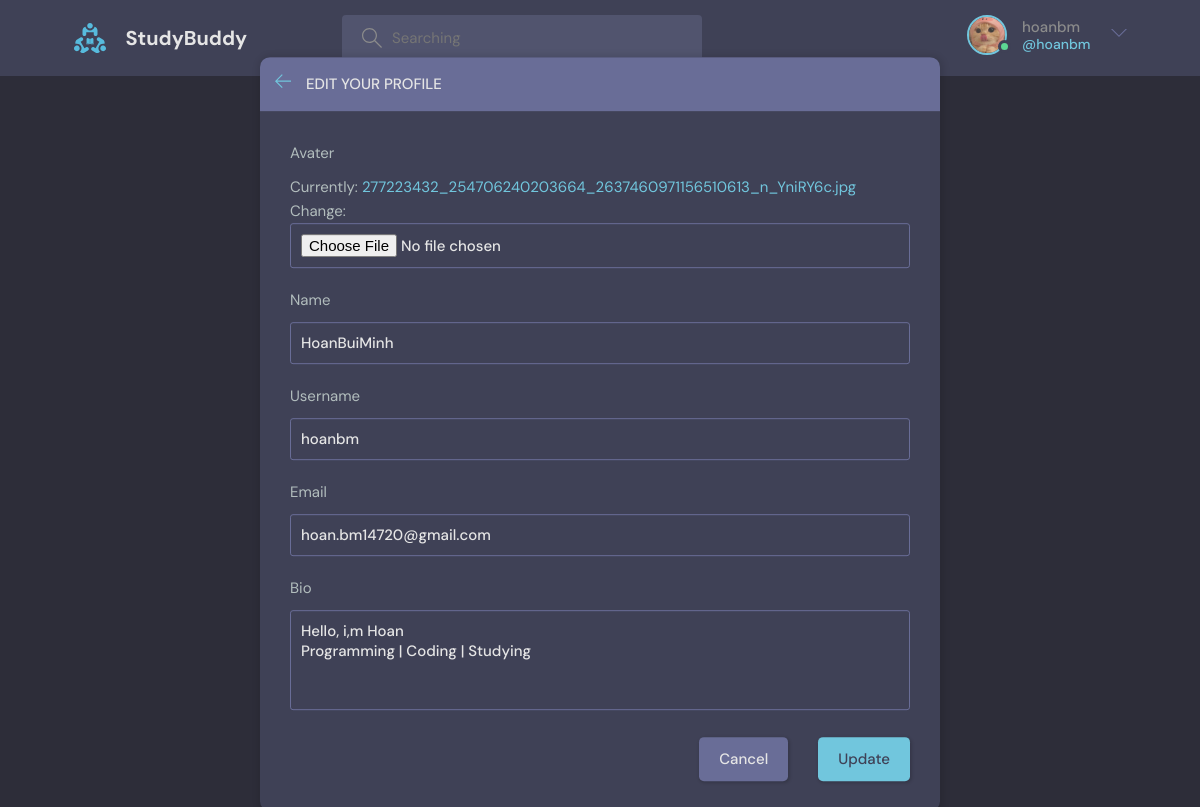
The page /update-user/ (signed in) on the database its author committed.
### home/models.py (models this page shows)
class User(AbstractUser):
    name = models.CharField(max_length=200 ,null=True)
    email = models.EmailField(unique=True, null=True)
    bio = models.TextField(null=True)
    avater = models.ImageField(null=True, default='avatar.svg')
    USERNAME_FIELD = 'email'
    REQUIRED_FIELDS = []

### home/views.py (the view)
# urls.py: path('update-user/', views.update_user, name='update-user'),
def update_user(request):
    user = request.user
    form = UserForm(instance=user)
    if request.method == 'POST':
        form = UserForm(request.POST, request.FILES , instance=user)
        if form.is_valid():
            form.save()
            return redirect('home:user-profile', pk = user.id)
    context = {'form': form}
    return render(request,'home/update-user.html',context)

### home/form.py
class UserForm(ModelForm):
    class Meta():
        model = User
        fields = ['avater', 'name', 'username', 'email', 'bio']

### home/templates/home/update-user.html (shortened to what this page needs)
{% extends 'main.html' %}
{% block content%}
    <main class="update-account layout">
        <div class="container">
            <div class="layout__box">
                <div class="layout__boxHeader">
                    <div class="layout__boxTitle">
                        <a href="{% url 'home:home' %}">
                            <svg version="1.1" xmlns="http://www.w3.org/2000/svg" width="32" height="32"
                                viewBox="0 0 32 32">
                                <title>arrow-left</title>
                                <path
                                    d="M13.723 2.286l-13.723 13.714 13.719 13.714 1.616-1.611-10.96-10.96h27.625v-2.286h-27.625l10.965-10.965-1.616-1.607z">
                                </path>
                            </svg>
                        </a>
                        <h3>Edit your profile</h3>
                    </div>
                </div>
                <div class="layout__body">
                    <form class="form" action="" method="POST" enctype="multipart/form-data">
                        {% for field in form%}
                        <div class="form__group">
                            <label for="profile_pic">{{field.label}}</label>
                            {{field}}
                        </div>
                        {% endfor %}
                        <div class="form__action">
                            <a class="btn btn--dark" href="index.html">Cancel</a>
                            <button class="btn btn--main" type="submit">Update</button>
                        </div>
                    </form>
                </div>
            </div>
        </div>
    </main>
{% endblock %}

### templates/navbar.html (shortened to what this page needs)
{% load static %}
<header class="header header--loggedIn">
    <div class="container">
      <a href="{% url 'home:home'%}" class="header__logo">
        <img src="{% static 'images/logo.svg' %}" />
        <h1>StudyBuddy</h1>
      </a>
      <form class="header__search" method="GET" action="{% url 'home:home'%}">
        <label>
          <input type="text" name="query" placeholder="Searching">
        </label>
      </form>
      <nav class="header__menu">
        {% if request.user.is_authenticated %}
        <div class="header__user">
          <a href="{% url 'home:user-profile' request.user.id %}">
            <div class="avatar avatar--medium active">
              <img src="{{request.user.avater.url}}" />
            </div>
            <p>{{request.user.username}}<span>@{{request.user.username}}</span></p>
          </a>
          <button class="dropdown-button">
            <svg version="1.1" xmlns="http://www.w3.org/2000/svg" width="32" height="32" viewBox="0 0 32 32">
              <title>chevron-down</title>
              <path d="M16 21l-13-13h-3l16 16 16-16h-3l-13 13z"></path>
            </svg>
          </button>
        </div>
        {% else %}
         <a href="{% url 'home:login' %}">
          <img src="{%static 'images/avatar.svg' %}" />
          <p>Login</p>
        </a>
        {% endif %}
      </nav>
    </div>
  </header>
<br>

### rows shown on the page
User: user.avater (picture), user.username "hoanbm", form "HoanBuiMinh" "hoanbm" "hoan.bm14720@gmail.com" "Hello, i,m Hoan Programming | Coding | Studying"

### other values the page prints
{{ field.label }} "Avater" "Name" "Username" "Email" "Bio"
